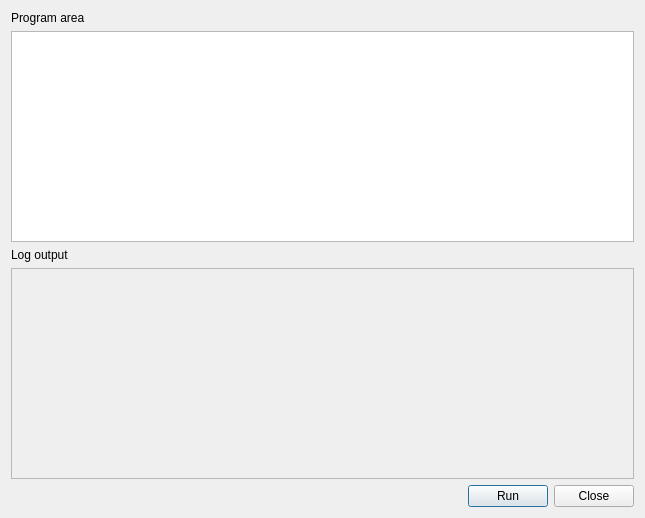
<?xml version="1.0" encoding="UTF-8"?>
<ui version="4.0">
 <class>ProgramForm</class>
 <widget class="QDialog" name="ProgramForm">
  <property name="geometry">
   <rect>
    <x>0</x>
    <y>0</y>
    <width>645</width>
    <height>518</height>
   </rect>
  </property>
  <property name="windowTitle">
   <string>ProgramForm</string>
  </property>
  <layout class="QGridLayout" name="gridLayout_2">
   <item row="0" column="0">
    <layout class="QGridLayout" name="gridLayout">
     <item row="0" column="0">
      <layout class="QVBoxLayout" name="verticalLayout">
       <item>
        <widget class="QLabel" name="label">
         <property name="text">
          <string>Program area</string>
         </property>
        </widget>
       </item>
       <item>
        <widget class="QTextEdit" name="txtProgram"/>
       </item>
       <item>
        <widget class="QLabel" name="label_2">
         <property name="text">
          <string>Log output</string>
         </property>
        </widget>
       </item>
       <item>
        <widget class="QTextEdit" name="txtLog">
         <property name="enabled">
          <bool>false</bool>
         </property>
        </widget>
       </item>
       <item>
        <layout class="QHBoxLayout" name="horizontalLayout_2">
         <item>
          <spacer name="horizontalSpacer">
           <property name="orientation">
            <enum>Qt::Horizontal</enum>
           </property>
           <property name="sizeHint" stdset="0">
            <size>
             <width>348</width>
             <height>20</height>
            </size>
           </property>
          </spacer>
         </item>
         <item>
          <layout class="QHBoxLayout" name="horizontalLayout">
           <item>
            <widget class="QPushButton" name="btnRun">
             <property name="text">
              <string>Run</string>
             </property>
            </widget>
           </item>
           <item>
            <widget class="QPushButton" name="btnClose">
             <property name="text">
              <string>Close</string>
             </property>
            </widget>
           </item>
          </layout>
         </item>
        </layout>
       </item>
      </layout>
     </item>
    </layout>
   </item>
  </layout>
 </widget>
 <resources/>
 <connections/>
</ui>
